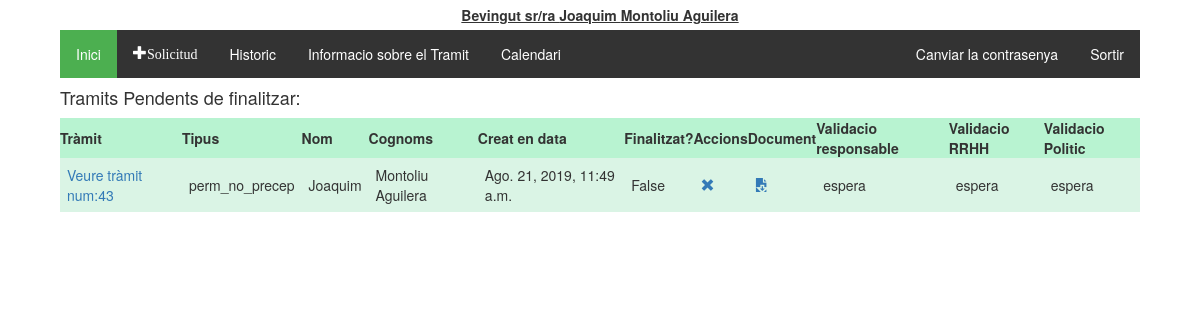
Before: /tramitador/ (signed in) with the older database file.
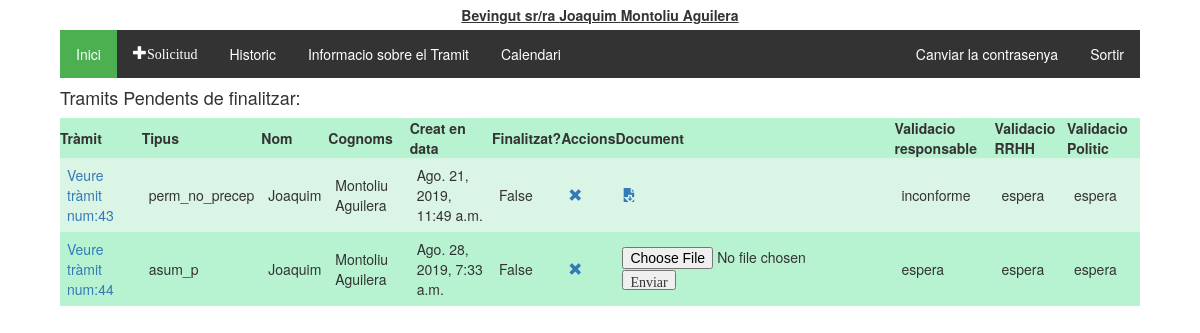
After: the same page with the newer database file.
### tramitador/models.py (models this page shows, shortened)
class Treballadors(AbstractUser):
    usuari = models.CharField(max_length=20)
    """nom = models.CharField(max_length=20)
    cognoms = models.CharField(max_length=20)
    email = models.CharField(max_length=50)"""
    dni = models.CharField(max_length=20, null = True, blank=True)
    areas = models.ManyToManyField(Area)
    """rol = models.CharField(max_length=20, choices = tip_rols, default = 'treb')
    estat = models.CharField(max_length=10, choices = tip_estats, default = 'alta')"""
    class Meta:
        ordering = ['first_name','last_name']

class Tramit(models.Model):
    validacio = (
        ('conforme','conforme'),
        ('inconforme','no conforme'),
        ('espera', 'en espera'),
    )
    tipologia = (
        ('vacances', 'Vacances'),
        ('perm_precep', 'Permisos preceptius'),
        ('perm_no_precep', 'Permisos no preceptius'),
        ('asum_p', 'Asumptes personals'),
        ('perm_indisposicio', 'Permis Indisposicio'),
        ('perm_altres', 'Altres permissos'),
    )
    treballador = models.ForeignKey(Treballadors, on_delete=models.CASCADE)
    document = models.ForeignKey(Document, on_delete=models.SET_NULL, null=True, blank=True)
    creat_en = models.DateTimeField(auto_now_add=True)
    modificat_en = models.DateTimeField(auto_now=True)
    data_sol = models.CharField(max_length=250, help_text = "Interval de dates amb guións '/', per dies no consecutios emprar ';' Exemple:2019-08-01-2019-08-20;2019-09-09")
    tipus = models.CharField(max_length=40, choices=tipologia, default='asum_p')
    finalitzat = models.BooleanField(default=False)
    """Validacio de RRHH"""
    valRRHH = models.CharField(max_length=20, choices=validacio, default='espera')
    """Validacio del responsable"""
    valResp =  models.CharField(max_length=20, choices=validacio, default='espera')
    """Validacio del Politic"""
    valPol = models.CharField(max_length=20, choices=validacio, default='espera')
    """En cas de voler explicar el motiu"""
    missatge_usuari = models.CharField(max_length=2000, null = True)
    missatge_responsable = models.CharField(max_length=2000, null = True, blank=True)
    """Millores per el admin site"""
    def was_published_recently(self):
        return self.creat_en >= timezone.now() - datetime.timedelta(days=1)
    was_published_recently.admin_order_field = 'creat_en'
    was_published_recently.boolean = True
    was_published_recently.short_description = 'Publicat recentment?'

class Document(models.Model):
    descripcio = models.CharField(max_length=255, blank=True)
    document = models.FileField(upload_to='%Y/%m/')
    pujat_en = models.DateTimeField(auto_now_add=True)
    pujat_per = models.ForeignKey(Treballadors, on_delete=models.CASCADE)

### tramitador/views.py (the view)
def index(request):
    tramits_pendents = Tramit.objects.all().filter(treballador__id=request.user.id).exclude(finalitzat = True)
    context = {'tramits_pendents': tramits_pendents}
    return render(request, 'tramits/index.html', context)

### tramitador/templatetags/group.py (called while the page is built)
@register.filter(name='has_group')
def has_group(user, group_name):
    group_name = group_name.split(";")
    for group in group_name:
        if(user.groups.filter(name=group).exists()):
            return True
    return False

### tramitador/templates/tramits/index.html (shortened to what this page needs)
{% extends 'tramits/base.html' %}
{% block content %}
  {% if tramits_pendents %}
  <h4>Tramits Pendents de finalitzar:</h4>
    <table class="TFtable">
      <tr>
        <th>Tràmit</th><th>Tipus</th><th>Nom</th><th>Cognoms</th><th>Creat en data</th><th>Finalitzat?</th><th>Accions</th><th>Document</th>
        <th>Validacio responsable</th><th>Validacio RRHH</th><th>Validacio Politic</th>
      </tr>
      {% for tramit in tramits_pendents %}
      <tr>
        <td><a href="{% url 'tramit_detall' tramit.id %}">Veure tràmit num:{{tramit.id}}</a></td><td>{{tramit.tipus}}</td><td>{{tramit.treballador.first_name}}</td><td>{{tramit.treballador.last_name}}</td>
        <td>{{tramit.creat_en}}</td><td>{{tramit.finalitzat}}</td><td><a href="{% url 'tramit_eliminar' tramit.id %}"  onclick="return confirm('Estas segur de vole eliminar el tràmit?')" class="glyphicon glyphicon-remove"></a></td>
        <td>
          {% if tramit.document %}
            <a href='/static/documents/upload/{{tramit.document.document }}' class="glyphicon glyphicon-save-file"></a>
          {% else %}
            <input type="file"  data-tramit="{{tramit.pk}}" />
            <input type="button" class="glyphicon glyphicon-open-file" value="Enviar" name="pujar"/>
          {% endif %}
        </td>
        <td>{{tramit.valResp}}</td><td>{{tramit.valRRHH}}</td><td>{{tramit.valPol}}</td>
      </tr>
      {% endfor %}
    </table>
    {% else %}
      <p>No hi han tramits recents...</p>
  {% endif %}
{% endblock %}

### tramitador/templates/tramits/base.html (shortened to what this page needs)
<!DOCTYPE html>
{% load static %}
{% load group %}
<html lang="es">
  <head>
    <link rel="stylesheet" href="https://maxcdn.bootstrapcdn.com/bootstrap/3.3.5/css/bootstrap.min.css">
    <link rel="stylesheet" href="https://maxcdn.bootstrapcdn.com/font-awesome/4.4.0/css/font-awesome.min.css">
    <link rel="stylesheet" href="//code.jquery.com/ui/1.12.1/themes/base/jquery-ui.css">
    <link rel="stylesheet" href="{% static 'tramits/style.css' %}">
    <link rel="stylesheet" href="{% static 'tramits/bootstrap-year-calendar.css' %}">
  </head>
  <body>
    <div id="heading">
      {% block heading %}
        {% if user.is_authenticated %}
          Bevingut sr/ra {{ user.first_name }} {{ user.last_name }}
        {% else %}
          <p>Encara no t'has autentificat:<a href="{% url 'login' %}"><button type="button" class="btn btn-primary">Entrar</button></a></p>
        {% endif %}
      {% endblock %}
    </div>
    {% if user.is_authenticated %}
      <div id="main_block">
        <div id="options_block">
          <ul class="menu_options">
            <li><a href="{% url 'index' %}" class="active">Inici</a></li>
            <li><a href="{% url 'nou_tramit' %}"class ="glyphicon glyphicon-plus">Solicitud</a></li>
            <li><a href="{% url 'historic' %}">Historic</a></li>
            <li><a target="_blank" href="{% static 'documentacio/manual.pdf' %}">Informacio sobre el Tramit</a></li>
            <li><a target="_blank" href="{% url 'calendari' %}">Calendari</a></li>
            <li class="menu_options_dreta"><a href="{% url 'logout' %}">Sortir</a></li>
            <li class="menu_options_dreta"><a href="/permivac/tramitador/accounts/password_change/">Canviar la contrasenya</a></li>
          </ul>
        </div>
        {% block content %}
        {% endblock %}
      </div>
    {% endif %}
  </body>
</html>

### tramitador/static/tramits/style.css (style rules this page uses)
#heading { display:flex; flex-direction: row; justify-content: center; align-content:center; align-items:center; width: 90%; height: auto; margin-left: auto; margin-right: auto; padding: 5px; text-decoration: underline; font-weight: bold; }
#main_block { display:flex; flex-direction:column; width: 90%; margin-left: auto; margin-right: auto; height: auto; justify-content: center; }
.TFtable { width: 100%; height: auto; padding: 5px; }
.TFtable td { padding:7px; border:border#4ef495 1px solid; }
.TFtable tr { background:#b8f3d1; }
.TFtable tr:nth-child(odd) { background:#b8f3d1; }
.TFtable tr:nth-child(even) { background:#daf4e5; }
ul.menu_options { list-style-type: none; margin: 0; padding: 0; overflow: hidden; background-color: #333; }
ul.menu_options li { float: left; }
ul.menu_options li.menu_options_dreta { float:right; }
ul.menu_options li a { display: block; color: white; text-align: center; padding: 14px 16px; text-decoration: none; }
.active { background-color: #4CAF50; }
a, i { cursor: pointer; }

Changed rows visible on the page:
changed Tramit "perm_no_precep": valResp "espera" → "inconforme"
added Tramit: id "44", tipus "asum_p", treballador.first_name "Joaquim", treballador.last_name "Montoliu Aguilera", creat_en "Ago. 28, 2019, 7:33 a.m.", finalitzat "False", valResp "espera", valRRHH "espera", valPol "espera"
